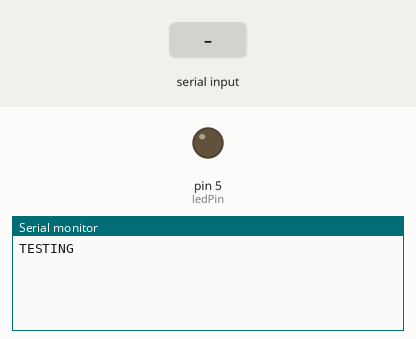
A sketch run on a simulated Arduino Uno, built with avr-gcc and run on an emulated ATmega328P. Parts: output pins drawn as LEDs (lit = HIGH), the last lines printed to the serial monitor. Inputs (shaded band) come from the test bench.

Above: at 1.2 s.
1.3 s: "90,45\n" received over Serial
At 2.2 s:
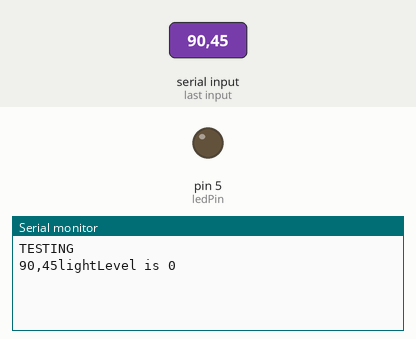
2.8 s: "5\n" received over Serial
At 3.2 s:
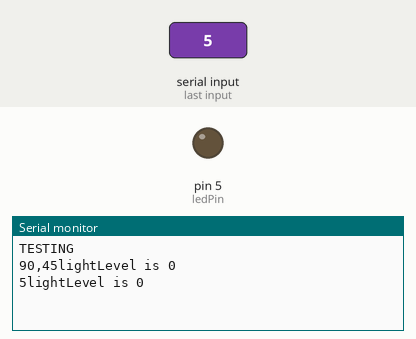

Measured:
- after the input at 1.3 s, the serial monitor: prints a new line at once (image 1)
- after the input at 2.8 s, the serial monitor: prints a new line at once (image 2)

The sketch:

arduino_led_driver_BB.ino
```cpp
/*
Title: Arduino Light Sensor
Author: John Boyd, Amended by Brian Bass
Notes:

*/

// ---------------------
// CONTROL PARAMETERS
// ---------------------
int ledPin = 5;    // select the input pin for the potentiometer

// ---------------------
// VARIABLE DECLARATIONS
// ---------------------
char jsonString[256] = "";
int lightLevel = 0;

// ---------------------
// FUNCTION DECLARATIONS
// ---------------------
  String getInput();

// ---------------------
// DEVICE INITIALIZATION
// ---------------------
  void setup() {
  // Initialize serial port
  Serial.begin(9600);
  Serial.println("TESTING");

  // Set ledPin as output
  pinMode(ledPin, OUTPUT);
}


// ---------------------
// MAIN LOOP
// ---------------------
void loop() {
  strcpy(jsonString, getInput("").c_str());

  //Hard code the light value from the JSON string
  char digit1 = jsonString[15];
  char digit2 = jsonString[16];
  char digit3 = jsonString[17];

  //Concatenate the individual digits into a number
  char light[4];
  light[0] = digit1;
  light[1] = digit2;
  light[2] = digit3;
  lightLevel = atoi(light);

  //Print to serial line just for troubleshooting purposes
  Serial.print("lightLevel is ");Serial.print(lightLevel);Serial.print("\n");
  analogWrite(ledPin, lightLevel);

}


// ---------------------
// FUNCTION DEFINITIONS
// ---------------------
String getInput(String prompt)
{
  char readChar = ' ';
  String Input = "";

  if(prompt != "")
  {
    Serial.print(prompt);
  }

  while (readChar != '\n')
  {
    while(Serial.available())
    {
      readChar = (char)Serial.read();
      if(readChar != '\n')
      {
        Input += readChar;
      }
      else break;
    }

  }
  Serial.print(Input);
  return Input;
}
```
